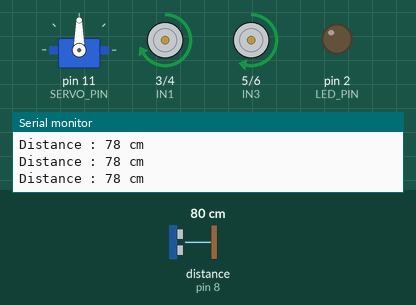
Simulated run of this sketch. Board: Arduino Uno, built with avr-gcc and run on an emulated ATmega328P. On the bench: servo, motor-driver pin pairs drawn as motors (green arrow = first pin HIGH = forward, orange = second pin HIGH = backward, longer = more drive, scaled by the enable pin), output pins drawn as LEDs (lit = HIGH), the last lines printed to the serial monitor. Wiring (inferred from the names in the program): ultrasonic range finder: trigger pin 7; echo pin 8. The test bench sets the inputs (shaded band); at power-on: distance to the obstacle (sensor on pin 8) 80 cm. The echo pulse lasts 58.3 µs per cm; pins used as bus, display or sensor lines are not drawn.

Above: at 1.2 s.
1.3 s: distance to the obstacle (sensor on pin 8) set to 18 cm
2.8 s: distance to the obstacle (sensor on pin 8) set to 15 cm
At 3.6 s:
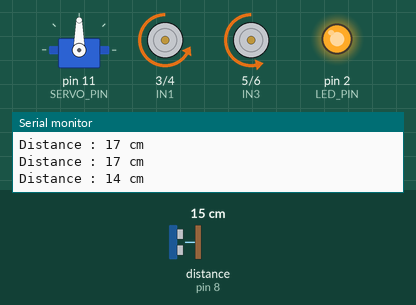
5.8 s: distance to the obstacle (sensor on pin 8) set to 60 cm
At 6.9 s:
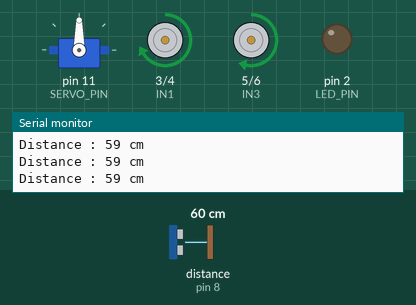
7.8 s: distance to the obstacle (sensor on pin 8) set to 2 cm
At 11.0 s:
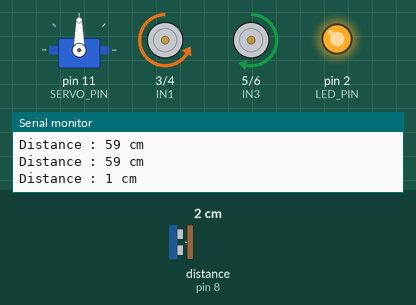
Timing chart, 0 to 11.8 s (numbered marks = the images above; inputs shaded):
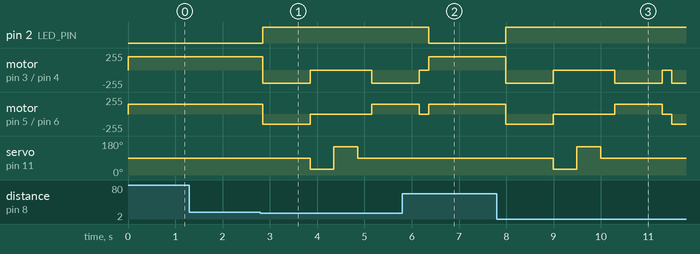

The sketch:

Code.robot-obstacle.ino
```cpp
#include <Servo.h>

// === Moteurs ===
#define ENA 9
#define IN1 3
#define IN2 4
#define ENB 10
#define IN3 5
#define IN4 6

// === Capteur ultrason ===
#define TRIG 7
#define ECHO 8

// === Servo moteur ===
#define SERVO_PIN 11
Servo monServo;

// === LED ===
#define LED_PIN 2

void setup() {
  // LED
  pinMode(LED_PIN, OUTPUT);
  digitalWrite(LED_PIN, LOW); // Éteint la LED au départ

  // Moteurs
  pinMode(ENA, OUTPUT);
  pinMode(IN1, OUTPUT);
  pinMode(IN2, OUTPUT);
  pinMode(ENB, OUTPUT);
  pinMode(IN3, OUTPUT);
  pinMode(IN4, OUTPUT);

  // Capteur
  pinMode(TRIG, OUTPUT);
  pinMode(ECHO, INPUT);

  // Servo
  monServo.attach(SERVO_PIN);
  monServo.write(90);  // Position centrale

  // Serial
  Serial.begin(9600);
}

long lireDistance() {
  digitalWrite(TRIG, LOW);
  delayMicroseconds(2);
  digitalWrite(TRIG, HIGH);
  delayMicroseconds(10);
  digitalWrite(TRIG, LOW);
  long duree = pulseIn(ECHO, HIGH);
  return duree * 0.034 / 2;
}

void loop() {
  long distance = lireDistance();
  Serial.print("Distance : ");
  Serial.print(distance);
  Serial.println(" cm");

  if (distance > 15) {
    digitalWrite(LED_PIN, LOW); // Pas d'obstacle, LED éteinte
    avancer();
  } else {
    digitalWrite(LED_PIN, HIGH); // Obstacle détecté, LED allumée
    reculer();
    delay(1000);
    arreter();

    // Scanner à droite
    monServo.write(30);
    delay(500);
    long droite = lireDistance();

    // Scanner à gauche
    monServo.write(150);
    delay(500);
    long gauche = lireDistance();

    // Revenir au centre
    monServo.write(90);
    delay(300);

    // Décider la direction
    if (droite > gauche) {
      tournerDroite();
    } else {
      tournerGauche();
    }

    delay(1000);
    arreter();
  }

  delay(200);
}

// === Fonctions de mouvement ===

void avancer() {
  digitalWrite(IN1, HIGH);
  digitalWrite(IN2, LOW);
  digitalWrite(IN3, HIGH);
  digitalWrite(IN4, LOW);
  analogWrite(ENA, 200);
  analogWrite(ENB, 150);
}

void reculer() {
  digitalWrite(IN1, LOW);
  digitalWrite(IN2, HIGH);
  digitalWrite(IN3, LOW);
  digitalWrite(IN4, HIGH);
  analogWrite(ENA, 200);
  analogWrite(ENB, 150);
}

void tournerDroite() {
  digitalWrite(IN1, HIGH);
  digitalWrite(IN2, LOW);
  digitalWrite(IN3, LOW);
  digitalWrite(IN4, HIGH);
  analogWrite(ENA, 200);
  analogWrite(ENB, 150);
}

void tournerGauche() {
  digitalWrite(IN1, LOW);
  digitalWrite(IN2, HIGH);
  digitalWrite(IN3, HIGH);
  digitalWrite(IN4, LOW);
  analogWrite(ENA, 200);
  analogWrite(ENB, 150);
}

void arreter() {
  digitalWrite(IN1, LOW);
  digitalWrite(IN2, LOW);
  digitalWrite(IN3, LOW);
  digitalWrite(IN4, LOW);
  analogWrite(ENA, 0);
  analogWrite(ENB, 0);
}
```

Measured:
- the behaviour switches between 17 and 16 cm on distance to the obstacle (sensor on pin 8) (found by bisection; images 0 and 1)
- after the input at 2.8 s, pin 2 (LED_PIN): LOW → HIGH after 0.05 s; motor on pin 3 (IN1) / pin 4 (IN2): forward 200/255 → backward 200/255 after 0.05 s, → stopped 1.0 s later, → backward 200/255 1.3 s later
- after the input at 5.8 s, pin 2 (LED_PIN): HIGH → LOW after 0.56 s; servo on pin 11 (SERVO_PIN): stays 90° (without the input it goes to 30° after 1.6 s)
- after the input at 7.8 s, pin 2 (LED_PIN): LOW → HIGH after 0.19 s; motor on pin 3 (IN1) / pin 4 (IN2): goes backward 200/255 1.0 s, stopped 1.3 s, backward 200/255 1.0 s, stopped 0.20 s, then backward 200/255, starting after 0.19 s
